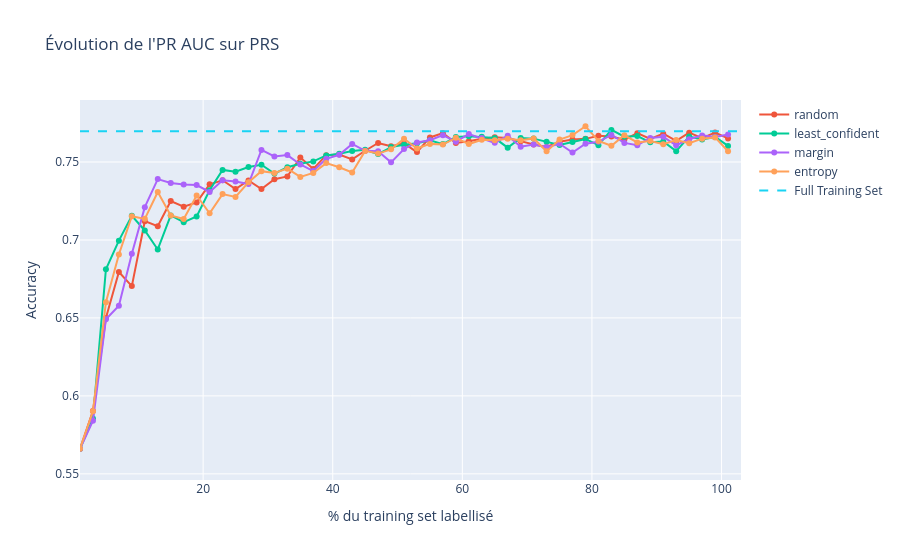
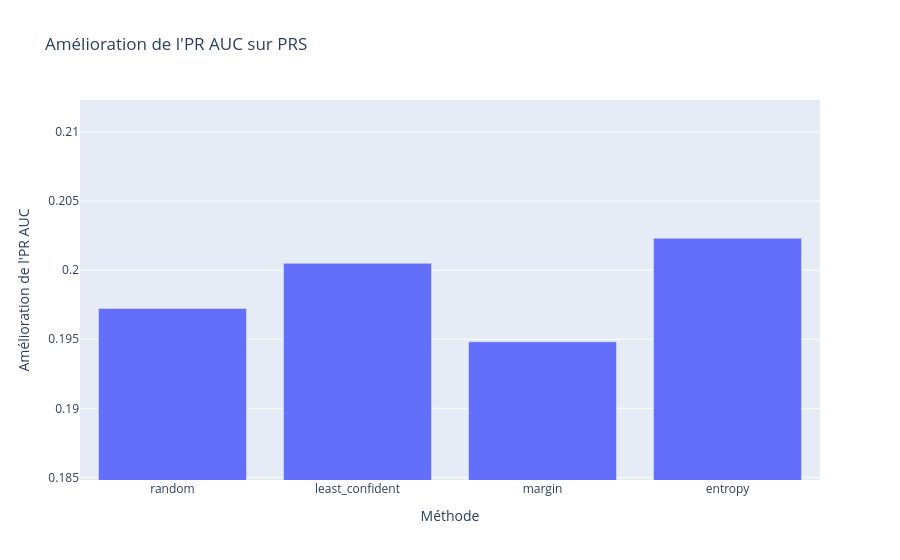

Source (notebook cell) for these figures, in order:
### Markdown cell above
__PRS avec 1% initialisation et batch 2%__

### Code cell
labeled_ratio=0.01 # Nombre d'échantillons labellisés initialement
test_ratio = 0.2  # Proportion du dataset réservée au test
n_iterations = 100 # Nombre d'itérations d'Active Learning
batch_ratio =0.02 # Taille du batch d'échantillons ajoutés à chaque itération
#methods=["random", "least_confident", "margin", "entropy","hybrid","qbc-variance","qbc-entropy","qbc-KL"]
methods=["random", "least_confident", "margin", "entropy"]
model_class=lambda : RandomForestClassifier()
# Créer un comité avec 3 modèles différents
# Liste de modèles pour le comité
models = [
    clone(RandomForestClassifier()),  # Random Forest
    clone(LogisticRegression(max_iter=1000)), # Régression Logistique
    clone(SVC(probability=True)),      # Régression Ridge pour classificati)           # Analyse discriminante quadratique
]
#datasets={"MNIST":(X_MNIST,y_MNIST),"PRS":(X_PRS,y_PRS),"Foot":(X_foot,y_foot)}
datasets={"PRS":(X_PRS,y_PRS)}
METRICS = {
    "MNIST": f1_score,
    "Foot": f1_score,
    "PRS": "PR AUC"  # AUC PRC
}

# Exécution de l'expérience
run_active_learning_experiment_datasets(datasets, METRICS, labeled_ratio, test_ratio, n_iterations, batch_ratio, methods, model_class, models)

### Figure 1 — Plotly figure (JSON) as saved in the notebook; plotly's stock layout.template omitted (floating-point values rounded to 4 significant figures)
{"data": [{"hovertemplate": "<extra></extra>", "legendgroup": "", "line": {"color": "#636efa", "dash": "solid"}, "marker": {"symbol": "circle"}, "mode": "lines", "name": "", "orientation": "v", "showlegend": false, "type": "scatter", "xaxis": "x", "yaxis": "y"}, {"mode": "lines+markers", "name": "random", "type": "scatter", "x": [1, 3, 5, 7.0, 9, 11, 13, 15.0, 17, 19, 21.0, 23, 25, 27, 29.0, 31, 33, 35, 37, 39, 41, 43, 45, 47, 49, 51, 53, 55.0, 57.0, 59, 61, 63, 65, 67, 69, 71.0, 73, 75, 77, 79, 81, 83, 85, 87, 89, 91, 93, 95, 97, 99, 101], "y": [0.5661, 0.5904, 0.6499, 0.6795, 0.6704, 0.712, 0.7088, 0.7249, 0.7214, 0.7241, 0.7357, 0.7383, 0.7327, 0.7381, 0.7327, 0.7389, 0.7408, 0.7529, 0.7455, 0.7544, 0.7548, 0.7517, 0.7572, 0.7622, 0.7601, 0.7619, 0.7564, 0.7657, 0.7685, 0.7622, 0.7634, 0.7649, 0.7658, 0.7654, 0.7634, 0.7612, 0.7597, 0.763, 0.7644, 0.7648, 0.7668, 0.7664, 0.7644, 0.7685, 0.7648, 0.7682, 0.7635, 0.7688, 0.7652, 0.7689, 0.7651, 0.7633]}, {"mode": "lines+markers", "name": "least_confident", "type": "scatter", "x": [1, 3, 5, 7.0, 9, 11, 13, 15.0, 17, 19, 21.0, 23, 25, 27, 29.0, 31, 33, 35, 37, 39, 41, 43, 45, 47, 49, 51, 53, 55.0, 57.0, 59, 61, 63, 65, 67, 69, 71.0, 73, 75, 77, 79, 81, 83, 85, 87, 89, 91, 93, 95, 97, 99, 101], "y": [0.5661, 0.5855, 0.6812, 0.6996, 0.7155, 0.7061, 0.6939, 0.7158, 0.7114, 0.715, 0.7318, 0.7449, 0.7437, 0.7468, 0.7482, 0.7426, 0.7466, 0.7489, 0.7504, 0.7542, 0.7552, 0.757, 0.7578, 0.7551, 0.7596, 0.7611, 0.7621, 0.764, 0.7615, 0.766, 0.7666, 0.7662, 0.7653, 0.7592, 0.7654, 0.765, 0.763, 0.7609, 0.7628, 0.7647, 0.7608, 0.7706, 0.7663, 0.7666, 0.7626, 0.7631, 0.757, 0.7663, 0.7644, 0.7661, 0.7603, 0.7666]}, {"mode": "lines+markers", "name": "margin", "type": "scatter", "x": [1, 3, 5, 7.0, 9, 11, 13, 15.0, 17, 19, 21.0, 23, 25, 27, 29.0, 31, 33, 35, 37, 39, 41, 43, 45, 47, 49, 51, 53, 55.0, 57.0, 59, 61, 63, 65, 67, 69, 71.0, 73, 75, 77, 79, 81, 83, 85, 87, 89, 91, 93, 95, 97, 99, 101], "y": [0.5661, 0.5841, 0.6492, 0.6579, 0.6912, 0.721, 0.739, 0.7365, 0.7356, 0.7352, 0.7308, 0.7383, 0.7375, 0.7359, 0.7577, 0.7535, 0.7544, 0.7484, 0.7442, 0.7521, 0.7546, 0.7615, 0.7571, 0.7569, 0.7498, 0.7584, 0.7625, 0.7639, 0.7672, 0.7631, 0.7679, 0.7653, 0.7623, 0.7669, 0.7598, 0.7612, 0.7595, 0.7617, 0.7561, 0.7617, 0.763, 0.7674, 0.7622, 0.7608, 0.7654, 0.7661, 0.7607, 0.7646, 0.7671, 0.7661, 0.7676, 0.7609]}, {"mode": "lines+markers", "name": "entropy", "type": "scatter", "x": [1, 3, 5, 7.0, 9, 11, 13, 15.0, 17, 19, 21.0, 23, 25, 27, 29.0, 31, 33, 35, 37, 39, 41, 43, 45, 47, 49, 51, 53, 55.0, 57.0, 59, 61, 63, 65, 67, 69, 71.0, 73, 75, 77, 79, 81, 83, 85, 87, 89, 91, 93, 95, 97, 99, 101], "y": [0.5661, 0.5901, 0.6601, 0.6907, 0.7153, 0.7135, 0.7307, 0.7157, 0.7135, 0.7285, 0.7171, 0.7294, 0.7276, 0.737, 0.7441, 0.743, 0.7457, 0.7405, 0.743, 0.7493, 0.7466, 0.7432, 0.7571, 0.7554, 0.7581, 0.7649, 0.7587, 0.7616, 0.7612, 0.7655, 0.7615, 0.7642, 0.764, 0.7649, 0.764, 0.7651, 0.7568, 0.7644, 0.7673, 0.7729, 0.7635, 0.7604, 0.7671, 0.7626, 0.7634, 0.7614, 0.7641, 0.762, 0.765, 0.7658, 0.7569, 0.7684]}, {"line": {"dash": "dash"}, "mode": "lines", "name": "Full Training Set", "type": "scatter", "x": [1, 105], "y": [0.7698, 0.7698]}], "layout": {"legend": {"tracegroupgap": 0}, "title": {"text": "Évolution de l'PR AUC sur PRS"}, "xaxis": {"anchor": "y", "domain": [0, 1], "range": [1, 103], "title": {"text": "% du training set labellisé"}}, "yaxis": {"anchor": "x", "domain": [0, 1], "range": [0.5461, 0.7898], "title": {"text": "Accuracy"}}}}

### Figure 2 — Plotly figure (JSON) as saved in the notebook; plotly's stock layout.template omitted (floating-point values rounded to 4 significant figures)
{"data": [{"hovertemplate": "Méthode=%{x}<br>Amélioration de l'PR AUC=%{y}<extra></extra>", "legendgroup": "", "marker": {"color": "#636efa", "pattern": {"shape": ""}}, "name": "", "orientation": "v", "showlegend": false, "textposition": "auto", "type": "bar", "x": ["random", "least_confident", "margin", "entropy"], "xaxis": "x", "y": [0.1972, 0.2005, 0.1948, 0.2023], "yaxis": "y"}], "layout": {"barmode": "relative", "legend": {"tracegroupgap": 0}, "title": {"text": "Amélioration de l'PR AUC sur PRS"}, "xaxis": {"anchor": "y", "domain": [0, 1], "title": {"text": "Méthode"}}, "yaxis": {"anchor": "x", "domain": [0, 1], "range": [0.1848, 0.2123], "title": {"text": "Amélioration de l'PR AUC"}}}}
